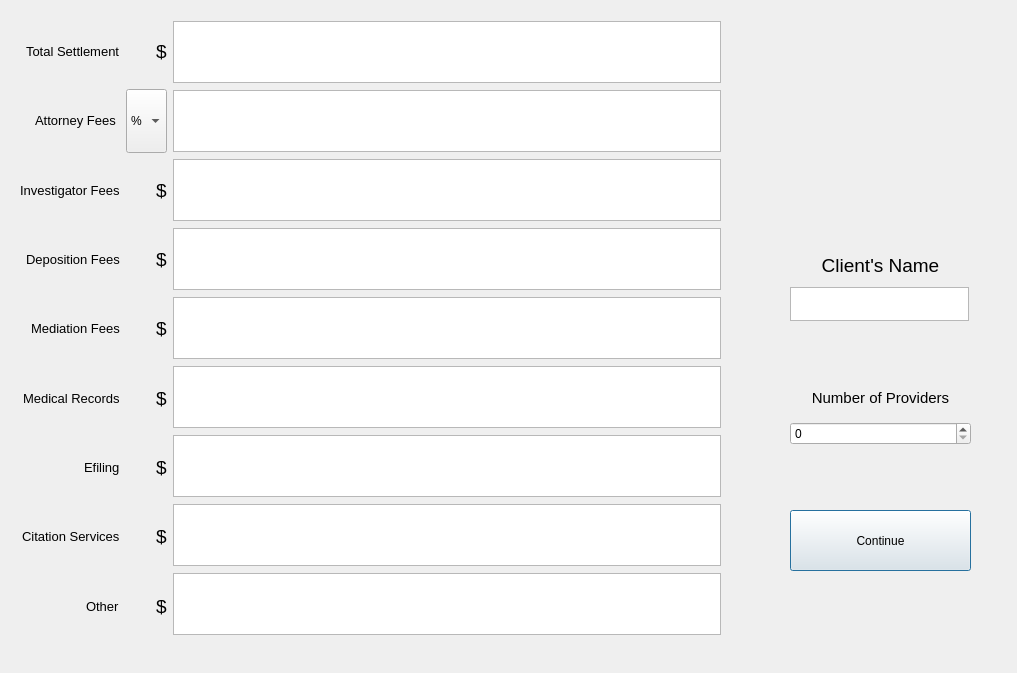
<?xml version="1.0" encoding="UTF-8"?>
<ui version="4.0">
 <class>Dialog</class>
 <widget class="QDialog" name="Dialog">
  <property name="geometry">
   <rect>
    <x>0</x>
    <y>0</y>
    <width>1017</width>
    <height>673</height>
   </rect>
  </property>
  <property name="windowTitle">
   <string>Dialog</string>
  </property>
  <widget class="QWidget" name="horizontalLayoutWidget">
   <property name="geometry">
    <rect>
     <x>20</x>
     <y>20</y>
     <width>701</width>
     <height>618</height>
    </rect>
   </property>
   <layout class="QHBoxLayout" name="horizontalLayout_2">
    <item>
     <layout class="QVBoxLayout" name="verticalLayout">
      <item alignment="Qt::AlignRight">
       <widget class="QLabel" name="label_2">
        <property name="text">
         <string>&lt;html&gt;&lt;head/&gt;&lt;body&gt;&lt;p&gt;&lt;span style=&quot; font-size:10pt;&quot;&gt;Total Settlement&lt;/span&gt;&lt;/p&gt;&lt;/body&gt;&lt;/html&gt;</string>
        </property>
       </widget>
      </item>
      <item alignment="Qt::AlignRight">
       <widget class="QLabel" name="label_4">
        <property name="text">
         <string>&lt;html&gt;&lt;head/&gt;&lt;body&gt;&lt;p&gt;&lt;span style=&quot; font-size:10pt;&quot;&gt;Attorney Fees &lt;/span&gt;&lt;/p&gt;&lt;/body&gt;&lt;/html&gt;</string>
        </property>
       </widget>
      </item>
      <item alignment="Qt::AlignRight">
       <widget class="QLabel" name="label_3">
        <property name="text">
         <string>&lt;html&gt;&lt;head/&gt;&lt;body&gt;&lt;p&gt;&lt;span style=&quot; font-size:10pt;&quot;&gt;Investigator Fees&lt;/span&gt;&lt;/p&gt;&lt;/body&gt;&lt;/html&gt;</string>
        </property>
       </widget>
      </item>
      <item alignment="Qt::AlignRight">
       <widget class="QLabel" name="label">
        <property name="text">
         <string>&lt;html&gt;&lt;head/&gt;&lt;body&gt;&lt;p&gt;&lt;span style=&quot; font-size:10pt;&quot;&gt;Deposition Fees&lt;/span&gt;&lt;/p&gt;&lt;/body&gt;&lt;/html&gt;</string>
        </property>
       </widget>
      </item>
      <item alignment="Qt::AlignRight">
       <widget class="QLabel" name="label_5">
        <property name="text">
         <string>&lt;html&gt;&lt;head/&gt;&lt;body&gt;&lt;p&gt;&lt;span style=&quot; font-size:10pt;&quot;&gt;Mediation Fees&lt;/span&gt;&lt;/p&gt;&lt;/body&gt;&lt;/html&gt;</string>
        </property>
       </widget>
      </item>
      <item alignment="Qt::AlignRight">
       <widget class="QLabel" name="label_6">
        <property name="text">
         <string>&lt;html&gt;&lt;head/&gt;&lt;body&gt;&lt;p&gt;&lt;span style=&quot; font-size:10pt;&quot;&gt;Medical Records&lt;/span&gt;&lt;/p&gt;&lt;/body&gt;&lt;/html&gt;</string>
        </property>
       </widget>
      </item>
      <item alignment="Qt::AlignRight">
       <widget class="QLabel" name="label_7">
        <property name="text">
         <string>&lt;html&gt;&lt;head/&gt;&lt;body&gt;&lt;p&gt;&lt;span style=&quot; font-size:10pt;&quot;&gt;Efiling&lt;/span&gt;&lt;/p&gt;&lt;/body&gt;&lt;/html&gt;</string>
        </property>
       </widget>
      </item>
      <item alignment="Qt::AlignRight">
       <widget class="QLabel" name="label_8">
        <property name="text">
         <string>&lt;html&gt;&lt;head/&gt;&lt;body&gt;&lt;p&gt;&lt;span style=&quot; font-size:10pt;&quot;&gt;Citation Services&lt;/span&gt;&lt;/p&gt;&lt;/body&gt;&lt;/html&gt;</string>
        </property>
       </widget>
      </item>
      <item alignment="Qt::AlignRight">
       <widget class="QLabel" name="label_9">
        <property name="text">
         <string>&lt;html&gt;&lt;head/&gt;&lt;body&gt;&lt;p&gt;&lt;span style=&quot; font-size:10pt;&quot;&gt;Other&lt;/span&gt;&lt;/p&gt;&lt;/body&gt;&lt;/html&gt;</string>
        </property>
       </widget>
      </item>
     </layout>
    </item>
    <item>
     <layout class="QVBoxLayout" name="verticalLayout_3">
      <item alignment="Qt::AlignRight">
       <widget class="QLabel" name="label_10">
        <property name="text">
         <string>&lt;html&gt;&lt;head/&gt;&lt;body&gt;&lt;p&gt;&lt;span style=&quot; font-size:14pt;&quot;&gt;$&lt;/span&gt;&lt;/p&gt;&lt;/body&gt;&lt;/html&gt;</string>
        </property>
       </widget>
      </item>
      <item>
       <widget class="QComboBox" name="comboBox">
        <property name="sizePolicy">
         <sizepolicy hsizetype="Preferred" vsizetype="Preferred">
          <horstretch>0</horstretch>
          <verstretch>0</verstretch>
         </sizepolicy>
        </property>
        <property name="styleSheet">
         <string notr="true">font: 13pt &quot;MS Shell Dlg 2&quot;;</string>
        </property>
        <item>
         <property name="text">
          <string>%</string>
         </property>
        </item>
        <item>
         <property name="text">
          <string>$</string>
         </property>
        </item>
       </widget>
      </item>
      <item alignment="Qt::AlignRight">
       <widget class="QLabel" name="label_11">
        <property name="text">
         <string>&lt;html&gt;&lt;head/&gt;&lt;body&gt;&lt;p&gt;&lt;span style=&quot; font-size:14pt;&quot;&gt;$&lt;/span&gt;&lt;/p&gt;&lt;/body&gt;&lt;/html&gt;</string>
        </property>
       </widget>
      </item>
      <item alignment="Qt::AlignRight">
       <widget class="QLabel" name="label_12">
        <property name="text">
         <string>&lt;html&gt;&lt;head/&gt;&lt;body&gt;&lt;p&gt;&lt;span style=&quot; font-size:14pt;&quot;&gt;$&lt;/span&gt;&lt;/p&gt;&lt;/body&gt;&lt;/html&gt;</string>
        </property>
       </widget>
      </item>
      <item alignment="Qt::AlignRight">
       <widget class="QLabel" name="label_13">
        <property name="text">
         <string>&lt;html&gt;&lt;head/&gt;&lt;body&gt;&lt;p&gt;&lt;span style=&quot; font-size:14pt;&quot;&gt;$&lt;/span&gt;&lt;/p&gt;&lt;/body&gt;&lt;/html&gt;</string>
        </property>
       </widget>
      </item>
      <item alignment="Qt::AlignRight">
       <widget class="QLabel" name="label_14">
        <property name="text">
         <string>&lt;html&gt;&lt;head/&gt;&lt;body&gt;&lt;p&gt;&lt;span style=&quot; font-size:14pt;&quot;&gt;$&lt;/span&gt;&lt;/p&gt;&lt;/body&gt;&lt;/html&gt;</string>
        </property>
       </widget>
      </item>
      <item alignment="Qt::AlignRight">
       <widget class="QLabel" name="label_15">
        <property name="text">
         <string>&lt;html&gt;&lt;head/&gt;&lt;body&gt;&lt;p&gt;&lt;span style=&quot; font-size:14pt;&quot;&gt;$&lt;/span&gt;&lt;/p&gt;&lt;/body&gt;&lt;/html&gt;</string>
        </property>
       </widget>
      </item>
      <item alignment="Qt::AlignRight">
       <widget class="QLabel" name="label_16">
        <property name="text">
         <string>&lt;html&gt;&lt;head/&gt;&lt;body&gt;&lt;p&gt;&lt;span style=&quot; font-size:14pt;&quot;&gt;$&lt;/span&gt;&lt;/p&gt;&lt;/body&gt;&lt;/html&gt;</string>
        </property>
       </widget>
      </item>
      <item alignment="Qt::AlignRight">
       <widget class="QLabel" name="label_17">
        <property name="text">
         <string>&lt;html&gt;&lt;head/&gt;&lt;body&gt;&lt;p&gt;&lt;span style=&quot; font-size:14pt;&quot;&gt;$&lt;/span&gt;&lt;/p&gt;&lt;/body&gt;&lt;/html&gt;</string>
        </property>
       </widget>
      </item>
     </layout>
    </item>
    <item>
     <layout class="QVBoxLayout" name="verticalLayout_2">
      <item>
       <widget class="QTextEdit" name="textEdit">
        <property name="maximumSize">
         <size>
          <width>579</width>
          <height>62</height>
         </size>
        </property>
        <property name="styleSheet">
         <string notr="true">font: 20pt &quot;MS Shell Dlg 2&quot;;</string>
        </property>
        <property name="html">
         <string>&lt;!DOCTYPE HTML PUBLIC &quot;-//W3C//DTD HTML 4.0//EN&quot; &quot;http://www.w3.org/TR/REC-html40/strict.dtd&quot;&gt;
&lt;html&gt;&lt;head&gt;&lt;meta name=&quot;qrichtext&quot; content=&quot;1&quot; /&gt;&lt;style type=&quot;text/css&quot;&gt;
p, li { white-space: pre-wrap; }
&lt;/style&gt;&lt;/head&gt;&lt;body style=&quot; font-family:'MS Shell Dlg 2'; font-size:20pt; font-weight:400; font-style:normal;&quot;&gt;
&lt;p style=&quot;-qt-paragraph-type:empty; margin-top:0px; margin-bottom:0px; margin-left:0px; margin-right:0px; -qt-block-indent:0; text-indent:0px;&quot;&gt;&lt;br /&gt;&lt;/p&gt;&lt;/body&gt;&lt;/html&gt;</string>
        </property>
       </widget>
      </item>
      <item>
       <widget class="QTextEdit" name="textEdit_2">
        <property name="maximumSize">
         <size>
          <width>579</width>
          <height>62</height>
         </size>
        </property>
        <property name="styleSheet">
         <string notr="true">font: 24pt &quot;MS Shell Dlg 2&quot;;</string>
        </property>
       </widget>
      </item>
      <item>
       <widget class="QTextEdit" name="textEdit_3">
        <property name="maximumSize">
         <size>
          <width>579</width>
          <height>62</height>
         </size>
        </property>
        <property name="styleSheet">
         <string notr="true">font: 24pt &quot;MS Shell Dlg 2&quot;;</string>
        </property>
       </widget>
      </item>
      <item>
       <widget class="QTextEdit" name="textEdit_4">
        <property name="maximumSize">
         <size>
          <width>579</width>
          <height>62</height>
         </size>
        </property>
        <property name="styleSheet">
         <string notr="true">font: 24pt &quot;MS Shell Dlg 2&quot;;</string>
        </property>
       </widget>
      </item>
      <item>
       <widget class="QTextEdit" name="textEdit_5">
        <property name="maximumSize">
         <size>
          <width>579</width>
          <height>62</height>
         </size>
        </property>
        <property name="styleSheet">
         <string notr="true">font: 24pt &quot;MS Shell Dlg 2&quot;;</string>
        </property>
       </widget>
      </item>
      <item>
       <widget class="QTextEdit" name="textEdit_6">
        <property name="maximumSize">
         <size>
          <width>579</width>
          <height>62</height>
         </size>
        </property>
        <property name="styleSheet">
         <string notr="true">font: 24pt &quot;MS Shell Dlg 2&quot;;</string>
        </property>
       </widget>
      </item>
      <item>
       <widget class="QTextEdit" name="textEdit_7">
        <property name="maximumSize">
         <size>
          <width>579</width>
          <height>62</height>
         </size>
        </property>
        <property name="styleSheet">
         <string notr="true">font: 24pt &quot;MS Shell Dlg 2&quot;;</string>
        </property>
       </widget>
      </item>
      <item>
       <widget class="QTextEdit" name="textEdit_8">
        <property name="maximumSize">
         <size>
          <width>579</width>
          <height>62</height>
         </size>
        </property>
        <property name="styleSheet">
         <string notr="true">font: 24pt &quot;MS Shell Dlg 2&quot;;</string>
        </property>
       </widget>
      </item>
      <item>
       <widget class="QTextEdit" name="textEdit_9">
        <property name="maximumSize">
         <size>
          <width>579</width>
          <height>62</height>
         </size>
        </property>
        <property name="styleSheet">
         <string notr="true">font: 24pt &quot;MS Shell Dlg 2&quot;;</string>
        </property>
       </widget>
      </item>
     </layout>
    </item>
   </layout>
  </widget>
  <widget class="QWidget" name="verticalLayoutWidget_4">
   <property name="geometry">
    <rect>
     <x>790</x>
     <y>380</y>
     <width>181</width>
     <height>65</height>
    </rect>
   </property>
   <layout class="QVBoxLayout" name="verticalLayout_4">
    <item>
     <widget class="QLabel" name="label_18">
      <property name="text">
       <string>&lt;html&gt;&lt;head/&gt;&lt;body&gt;&lt;p align=&quot;center&quot;&gt;&lt;span style=&quot; font-size:11pt;&quot;&gt;Number of Providers&lt;/span&gt;&lt;/p&gt;&lt;/body&gt;&lt;/html&gt;</string>
      </property>
     </widget>
    </item>
    <item>
     <widget class="QSpinBox" name="spinBox">
      <property name="styleSheet">
       <string notr="true">font: 14pt &quot;MS Shell Dlg 2&quot;;</string>
      </property>
     </widget>
    </item>
   </layout>
  </widget>
  <widget class="QPushButton" name="pushButton">
   <property name="geometry">
    <rect>
     <x>790</x>
     <y>510</y>
     <width>181</width>
     <height>61</height>
    </rect>
   </property>
   <property name="sizePolicy">
    <sizepolicy hsizetype="Preferred" vsizetype="Expanding">
     <horstretch>0</horstretch>
     <verstretch>0</verstretch>
    </sizepolicy>
   </property>
   <property name="toolTip">
    <string>&lt;html&gt;&lt;head/&gt;&lt;body&gt;&lt;p align=&quot;center&quot;&gt;&lt;span style=&quot; font-size:14pt;&quot;&gt;Continue&lt;/span&gt;&lt;/p&gt;&lt;/body&gt;&lt;/html&gt;</string>
   </property>
   <property name="text">
    <string>Continue</string>
   </property>
  </widget>
  <widget class="QWidget" name="verticalLayoutWidget_5">
   <property name="geometry">
    <rect>
     <x>790</x>
     <y>250</y>
     <width>181</width>
     <height>71</height>
    </rect>
   </property>
   <layout class="QVBoxLayout" name="verticalLayout_5">
    <item>
     <widget class="QLabel" name="label_19">
      <property name="text">
       <string>&lt;html&gt;&lt;head/&gt;&lt;body&gt;&lt;p align=&quot;center&quot;&gt;&lt;span style=&quot; font-size:14pt;&quot;&gt;Client's Name&lt;/span&gt;&lt;/p&gt;&lt;/body&gt;&lt;/html&gt;</string>
      </property>
     </widget>
    </item>
    <item>
     <widget class="QTextEdit" name="textEdit_10">
      <property name="maximumSize">
       <size>
        <width>179</width>
        <height>34</height>
       </size>
      </property>
      <property name="styleSheet">
       <string notr="true">font: 12pt &quot;MS Shell Dlg 2&quot;;</string>
      </property>
      <property name="html">
       <string>&lt;!DOCTYPE HTML PUBLIC &quot;-//W3C//DTD HTML 4.0//EN&quot; &quot;http://www.w3.org/TR/REC-html40/strict.dtd&quot;&gt;
&lt;html&gt;&lt;head&gt;&lt;meta name=&quot;qrichtext&quot; content=&quot;1&quot; /&gt;&lt;style type=&quot;text/css&quot;&gt;
p, li { white-space: pre-wrap; }
&lt;/style&gt;&lt;/head&gt;&lt;body style=&quot; font-family:'MS Shell Dlg 2'; font-size:12pt; font-weight:400; font-style:normal;&quot;&gt;
&lt;p style=&quot;-qt-paragraph-type:empty; margin-top:0px; margin-bottom:0px; margin-left:0px; margin-right:0px; -qt-block-indent:0; text-indent:0px;&quot;&gt;&lt;br /&gt;&lt;/p&gt;&lt;/body&gt;&lt;/html&gt;</string>
      </property>
     </widget>
    </item>
   </layout>
  </widget>
 </widget>
 <tabstops>
  <tabstop>textEdit</tabstop>
  <tabstop>textEdit_2</tabstop>
  <tabstop>textEdit_3</tabstop>
  <tabstop>textEdit_4</tabstop>
  <tabstop>textEdit_5</tabstop>
  <tabstop>textEdit_6</tabstop>
  <tabstop>textEdit_7</tabstop>
  <tabstop>textEdit_8</tabstop>
  <tabstop>textEdit_9</tabstop>
  <tabstop>textEdit_10</tabstop>
  <tabstop>spinBox</tabstop>
  <tabstop>comboBox</tabstop>
  <tabstop>pushButton</tabstop>
 </tabstops>
 <resources/>
 <connections/>
</ui>
